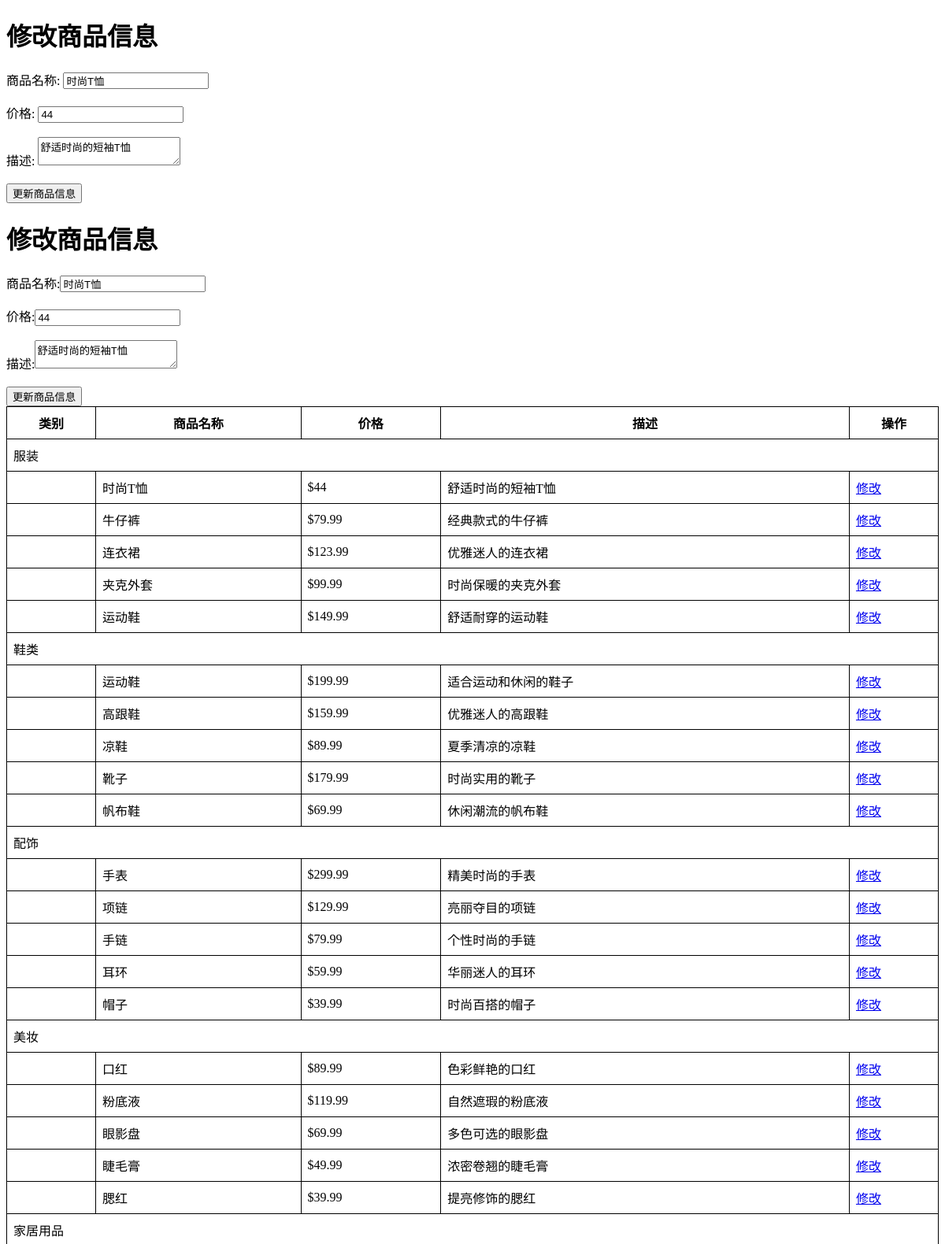
Page /test.php?id=1 (upper part) on the committed database.
### tables this page shows
CREATE TABLE `products`  (
  `id` int(11) NOT NULL AUTO_INCREMENT,
  `name` varchar(255) NOT NULL,
  `description` text NULL,
  `price` float NOT NULL,
  `category_id` int(11) NULL DEFAULT NULL,
  `created_at` timestamp NOT NULL DEFAULT CURRENT_TIMESTAMP,
  `updated_at` timestamp NOT NULL DEFAULT CURRENT_TIMESTAMP ON UPDATE CURRENT_TIMESTAMP,
  PRIMARY KEY (`id`) USING BTREE,
  INDEX `category_id`(`category_id`) USING BTREE
);

CREATE TABLE `categories`  (
  `id` int(11) NOT NULL AUTO_INCREMENT,
  `name` varchar(255) NOT NULL,
  `created_at` timestamp NOT NULL DEFAULT CURRENT_TIMESTAMP,
  `updated_at` timestamp NOT NULL DEFAULT CURRENT_TIMESTAMP ON UPDATE CURRENT_TIMESTAMP,
  PRIMARY KEY (`id`) USING BTREE
);

### test.php (the view, shortened to what this page needs)
<?php
$productId = $_GET['id'];
$queryProduct = "SELECT * FROM products WHERE id = $productId";
$resultProduct = mysqli_query($conn, $queryProduct);
if ($resultProduct && mysqli_num_rows($resultProduct) > 0) {
    $rowProduct = mysqli_fetch_assoc($resultProduct);
    $productName = $rowProduct['name'];
    $productPrice = $rowProduct['price'];
    $productDescription = $rowProduct['description'];
    ?>
    <!DOCTYPE html>
    <html>
    <head>
    </head>
    <body>
    <h1>修改商品信息</h1>
    <form method="POST">
        <label for="name">商品名称:</label>
        <input type="text" id="name" name="name" value="<?php echo $productName; ?>" required><br><br>
        <label for="price">价格:</label>
        <input type="number" id="price" name="price" value="<?php echo $productPrice; ?>" required><br><br>
        <label for="description">描述:</label>
        <textarea id="description" name="description" required><?php echo $productDescription; ?></textarea><br><br>
        <input type="submit" value="更新商品信息">
    </form>
    </body>
    </html>
    <?php
} else {
    echo "无法找到指定的商品ID：" . $productId;
}
?>
<?php
if ($_SERVER['REQUEST_METHOD'] === 'POST') {
    $newProductName = $_POST['name'];
    $newProductPrice = $_POST['price'];
    $newProductDescription = $_POST['description'];
    $updateQuery = "UPDATE products SET name = '$newProductName', price = $newProductPrice, description = '$newProductDescription' WHERE id = $productId";
    $updateResult = mysqli_query($conn, $updateQuery);
    if ($updateResult) {
        echo "商品信息已成功更新！";
    } else {
        echo "更新商品信息时发生错误：" . mysqli_error($conn);
    }
} else {
    $productId = $_GET['id'];
    $queryProduct = "SELECT * FROM products WHERE id = $productId";
    $resultProduct = mysqli_query($conn, $queryProduct);
    if ($resultProduct && mysqli_num_rows($resultProduct) > 0) {
        $rowProduct = mysqli_fetch_assoc($resultProduct);
        $productName = $rowProduct['name'];
        $productPrice = $rowProduct['price'];
        $productDescription = $rowProduct['description'];
        echo '<h1>修改商品信息</h1>';
        echo '<form method="POST">';
        echo '<label for="name">商品名称:</label>';
        echo '<input type="text" id="name" name="name" value="' . $productName . '" required><br><br>';
        echo '<label for="price">价格:</label>';
        echo '<input type="number" id="price" name="price" value="' . $productPrice . '" required><br><br>';
        echo '<label for="description">描述:</label>';
        echo '<textarea id="description" name="description" required>' . $productDescription . '</textarea><br><br>';
        echo '<input type="submit" value="更新商品信息">';
        echo '</form>';
    } else {
        echo "无法找到指定的商品ID：" . $productId;
    }
}
?>
<!DOCTYPE html>
<html>
<head>
</head>
<body>
<table>
    <tr>
        <th>类别</th>
        <th>商品名称</th>
        <th>价格</th>
        <th>描述</th>
        <th>操作</th>
    </tr>
    <?php
    require 'link.php';
    $queryCategories = "SELECT * FROM categories";
    $resultCategories = mysqli_query($conn, $queryCategories);
    if ($resultCategories) {
        while ($rowCategory = mysqli_fetch_assoc($resultCategories)) {
            $categoryId = $rowCategory['id'];
            $categoryName = $rowCategory['name'];
            $queryProducts = "SELECT * FROM products WHERE category_id = $categoryId";
            $resultProducts = mysqli_query($conn, $queryProducts);
            if ($resultProducts && mysqli_num_rows($resultProducts) > 0) {
                echo '<tr>';
                echo '<td colspan="5">' . $categoryName . '</td>';
                echo '</tr>';
                while ($rowProduct = mysqli_fetch_assoc($resultProducts)) {
                    $productId = $rowProduct['id'];
                    $productName = $rowProduct['name'];
                    $productPrice = $rowProduct['price'];
                    $productDescription = $rowProduct['description'];
                    echo '<tr>';
                    echo '<td></td>';
                    echo '<td>' . $productName . '</td>';
                    echo '<td>$' . $productPrice . '</td>';
                    echo '<td>' . $productDescription . '</td>';
                    echo '<td><a href="modify_product.php?id=' . $productId . '">修改</a></td>';
                    echo '</tr>';
                }
            }
        }
    }
    ?>
</table>
</body>
</html>
<!DOCTYPE html>
<html>
<head>
</head>
<body>
</body>
</html>

### test.php (style rules this page uses)
table { border-collapse: collapse; width: 100%; }
th, td { border: 1px solid black; padding: 8px; }

### rows in the picture
products: name "时尚T恤", price "44", description "舒适时尚的短袖T恤"
categories: name "服装"
products: name "牛仔裤", price "79.99", description "经典款式的牛仔裤"
products: name "连衣裙", price "123.99", description "优雅迷人的连衣裙"
products: name "夹克外套", price "99.99", description "时尚保暖的夹克外套"
products: name "运动鞋", price "149.99", description "舒适耐穿的运动鞋"
categories: name "鞋类"
products: name "运动鞋", price "199.99", description "适合运动和休闲的鞋子"
products: name "高跟鞋", price "159.99", description "优雅迷人的高跟鞋"
products: name "凉鞋", price "89.99", description "夏季清凉的凉鞋"
products: name "靴子", price "179.99", description "时尚实用的靴子"
products: name "帆布鞋", price "69.99", description "休闲潮流的帆布鞋"
categories: name "配饰"
products: name "手表", price "299.99", description "精美时尚的手表"
products: name "项链", price "129.99", description "亮丽夺目的项链"
products: name "手链", price "79.99", description "个性时尚的手链"
products: name "耳环", price "59.99", description "华丽迷人的耳环"
products: name "帽子", price "39.99", description "时尚百搭的帽子"
categories: name "美妆"
products: name "口红", price "89.99", description "色彩鲜艳的口红"
products: name "粉底液", price "119.99", description "自然遮瑕的粉底液"
products: name "眼影盘", price "69.99", description "多色可选的眼影盘"
products: name "睫毛膏", price "49.99", description "浓密卷翘的睫毛膏"
products: name "腮红", price "39.99", description "提亮修饰的腮红"
categories: name "家居用品"
